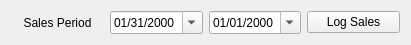
<?xml version="1.0" encoding="UTF-8"?>
<ui version="4.0">
 <class>SalesPeriodWidget</class>
 <widget class="QWidget" name="SalesPeriodWidget">
  <property name="geometry">
   <rect>
    <x>0</x>
    <y>0</y>
    <width>411</width>
    <height>45</height>
   </rect>
  </property>
  <property name="windowTitle">
   <string>Form</string>
  </property>
  <layout class="QHBoxLayout" name="horizontalLayout">
   <item>
    <widget class="QLabel" name="salesPeriodLabel">
     <property name="text">
      <string>Sales Period</string>
     </property>
     <property name="alignment">
      <set>Qt::AlignmentFlag::AlignCenter</set>
     </property>
    </widget>
   </item>
   <item>
    <widget class="QDateEdit" name="toDateEdit">
     <property name="currentSection">
      <enum>QDateTimeEdit::Section::MonthSection</enum>
     </property>
     <property name="displayFormat">
      <string>MM/dd/yyyy</string>
     </property>
     <property name="calendarPopup">
      <bool>true</bool>
     </property>
     <property name="timeSpec">
      <enum>Qt::TimeSpec::LocalTime</enum>
     </property>
     <property name="date">
      <date>
       <year>2000</year>
       <month>1</month>
       <day>31</day>
      </date>
     </property>
    </widget>
   </item>
   <item>
    <widget class="QDateEdit" name="fromDateEdit">
     <property name="currentSection">
      <enum>QDateTimeEdit::Section::MonthSection</enum>
     </property>
     <property name="displayFormat">
      <string>MM/dd/yyyy</string>
     </property>
     <property name="calendarPopup">
      <bool>true</bool>
     </property>
     <property name="timeSpec">
      <enum>Qt::TimeSpec::LocalTime</enum>
     </property>
     <property name="date">
      <date>
       <year>2000</year>
       <month>1</month>
       <day>1</day>
      </date>
     </property>
    </widget>
   </item>
   <item>
    <widget class="QPushButton" name="logSalesButton">
     <property name="text">
      <string>Log Sales</string>
     </property>
     <property name="icon">
      <iconset>
       <normaloff>../Inventory/icons/list.svg</normaloff>../Inventory/icons/list.svg</iconset>
     </property>
    </widget>
   </item>
  </layout>
 </widget>
 <resources/>
 <connections/>
</ui>
